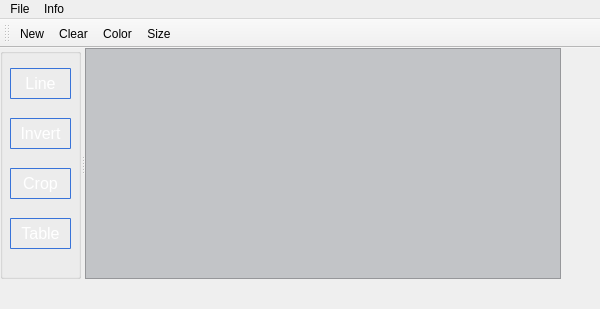
<?xml version="1.0" encoding="UTF-8"?>
<ui version="4.0">
 <class>MainWindow</class>
 <widget class="QMainWindow" name="MainWindow">
  <property name="geometry">
   <rect>
    <x>0</x>
    <y>0</y>
    <width>600</width>
    <height>309</height>
   </rect>
  </property>
  <property name="minimumSize">
   <size>
    <width>0</width>
    <height>0</height>
   </size>
  </property>
  <property name="windowTitle">
   <string>Graphics</string>
  </property>
  <property name="windowIcon">
   <iconset resource="resources.qrc">
    <normaloff>:/images/icon2.png</normaloff>:/images/icon2.png</iconset>
  </property>
  <property name="styleSheet">
   <string notr="true">QPushButton#drawButton {
    padding:2px;
    color: #fff;
    font-size: 16px;
    border-radius: 1px;
    border: 1px solid #3873d9;
    background-color: qlineargradient( x1: 0, y1: 0, x2: 0, y2: 1,
                                        stop: 0 #4287ff, stop: 1 #356ccc);
 }
QPushButton#drawButton:pressed {
    color: #111;
    border: 1px solid #3873d9;
    background: #fff;
 }

QPushButton#invButton {
    padding:2px;
    color: #fff;
    font-size: 16px;
    border-radius: 1px;
    border: 1px solid #3873d9;
    background-color: qlineargradient( x1: 0, y1: 0, x2: 0, y2: 1,
                                        stop: 0 #4287ff, stop: 1 #356ccc);
 }
QPushButton#invButton:pressed {
    color: #111;
    border: 1px solid #3873d9;
    background: #fff;
 }

QPushButton#cropButton {
    padding:2px;
    color: #fff;
    font-size: 16px;
    border-radius: 1px;
    border: 1px solid #3873d9;
    background-color: qlineargradient( x1: 0, y1: 0, x2: 0, y2: 1,
                                        stop: 0 #4287ff, stop: 1 #356ccc);
 }
QPushButton#cropButton:pressed {
    color: #111;
    border: 1px solid #3873d9;
    background: #fff;
 }

QPushButton#convertButton {
    padding:2px;
    color: #fff;
    font-size: 16px;
    border-radius: 1px;
    border: 1px solid #3873d9;
    background-color: qlineargradient( x1: 0, y1: 0, x2: 0, y2: 1,
                                        stop: 0 #4287ff, stop: 1 #356ccc);
 }
QPushButton#convertButton:pressed {
    color: #111;
    border: 1px solid #3873d9;
    background: #fff;
 }</string>
  </property>
  <widget class="QWidget" name="centralWidget">
   <widget class="QSplitter" name="splitter">
    <property name="geometry">
     <rect>
      <x>0</x>
      <y>0</y>
      <width>561</width>
      <height>231</height>
     </rect>
    </property>
    <property name="orientation">
     <enum>Qt::Horizontal</enum>
    </property>
    <widget class="QGroupBox" name="groupBox">
     <property name="minimumSize">
      <size>
       <width>81</width>
       <height>100</height>
      </size>
     </property>
     <property name="maximumSize">
      <size>
       <width>81</width>
       <height>16777215</height>
      </size>
     </property>
     <property name="title">
      <string/>
     </property>
     <widget class="QPushButton" name="drawButton">
      <property name="geometry">
       <rect>
        <x>10</x>
        <y>20</y>
        <width>61</width>
        <height>31</height>
       </rect>
      </property>
      <property name="text">
       <string>Line</string>
      </property>
     </widget>
     <widget class="QPushButton" name="invButton">
      <property name="geometry">
       <rect>
        <x>10</x>
        <y>70</y>
        <width>61</width>
        <height>31</height>
       </rect>
      </property>
      <property name="text">
       <string>Invert</string>
      </property>
     </widget>
     <widget class="QPushButton" name="cropButton">
      <property name="geometry">
       <rect>
        <x>10</x>
        <y>120</y>
        <width>61</width>
        <height>31</height>
       </rect>
      </property>
      <property name="text">
       <string>Crop</string>
      </property>
     </widget>
     <widget class="QPushButton" name="convertButton">
      <property name="geometry">
       <rect>
        <x>10</x>
        <y>170</y>
        <width>61</width>
        <height>31</height>
       </rect>
      </property>
      <property name="text">
       <string>Table</string>
      </property>
     </widget>
    </widget>
    <widget class="QGraphicsView" name="graphicsView">
     <property name="minimumSize">
      <size>
       <width>100</width>
       <height>100</height>
      </size>
     </property>
     <property name="styleSheet">
      <string notr="true">QGraphicsView#graphicsView {
    background-color: #c2c4c7;
}</string>
     </property>
    </widget>
   </widget>
  </widget>
  <widget class="QMenuBar" name="menuBar">
   <property name="geometry">
    <rect>
     <x>0</x>
     <y>0</y>
     <width>600</width>
     <height>17</height>
    </rect>
   </property>
   <widget class="QMenu" name="menuFile">
    <property name="title">
     <string>File</string>
    </property>
    <addaction name="actionNew"/>
    <addaction name="actionOpen"/>
    <addaction name="actionSave"/>
    <addaction name="actionSave_As"/>
   </widget>
   <widget class="QMenu" name="menuInfo">
    <property name="title">
     <string>Info</string>
    </property>
    <addaction name="actionShowData"/>
   </widget>
   <addaction name="menuFile"/>
   <addaction name="menuInfo"/>
  </widget>
  <widget class="QToolBar" name="mainToolBar">
   <attribute name="toolBarArea">
    <enum>TopToolBarArea</enum>
   </attribute>
   <attribute name="toolBarBreak">
    <bool>false</bool>
   </attribute>
   <addaction name="actionNew"/>
   <addaction name="actionClear"/>
   <addaction name="actionColor"/>
   <addaction name="actionSize"/>
  </widget>
  <action name="actionOpen">
   <property name="text">
    <string>Open</string>
   </property>
   <property name="shortcut">
    <string>Ctrl+O</string>
   </property>
  </action>
  <action name="actionNew">
   <property name="text">
    <string>New</string>
   </property>
   <property name="shortcut">
    <string>Ctrl+N</string>
   </property>
  </action>
  <action name="actionSave">
   <property name="text">
    <string>Save</string>
   </property>
   <property name="shortcut">
    <string>Ctrl+S</string>
   </property>
  </action>
  <action name="actionSave_As">
   <property name="text">
    <string>Save As</string>
   </property>
   <property name="shortcut">
    <string>Ctrl+F</string>
   </property>
  </action>
  <action name="actionClear">
   <property name="text">
    <string>Clear</string>
   </property>
  </action>
  <action name="actionColor">
   <property name="text">
    <string>Color</string>
   </property>
  </action>
  <action name="actionSize">
   <property name="text">
    <string>Size</string>
   </property>
  </action>
  <action name="actionShowData">
   <property name="text">
    <string>ShowData</string>
   </property>
   <property name="shortcut">
    <string>Ctrl+I</string>
   </property>
  </action>
 </widget>
 <layoutdefault spacing="6" margin="11"/>
 <resources>
  <include location="resources.qrc"/>
 </resources>
 <connections/>
</ui>
